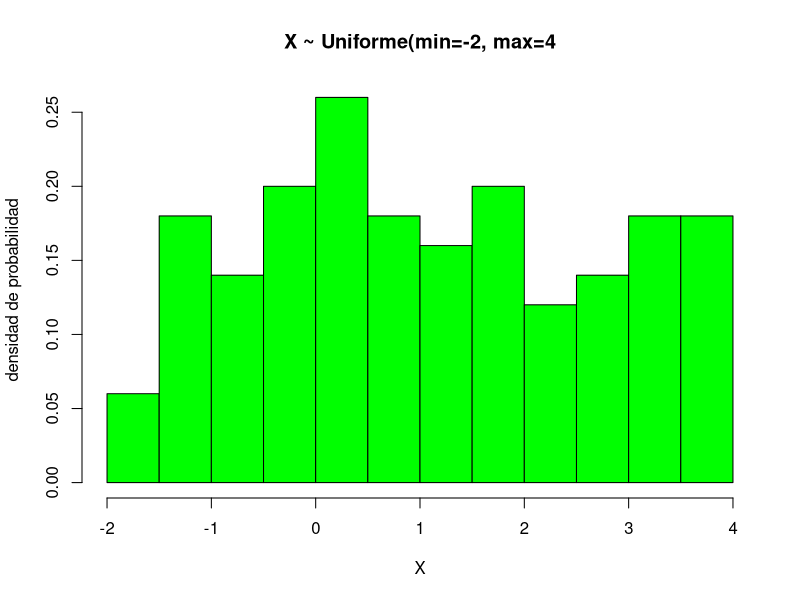
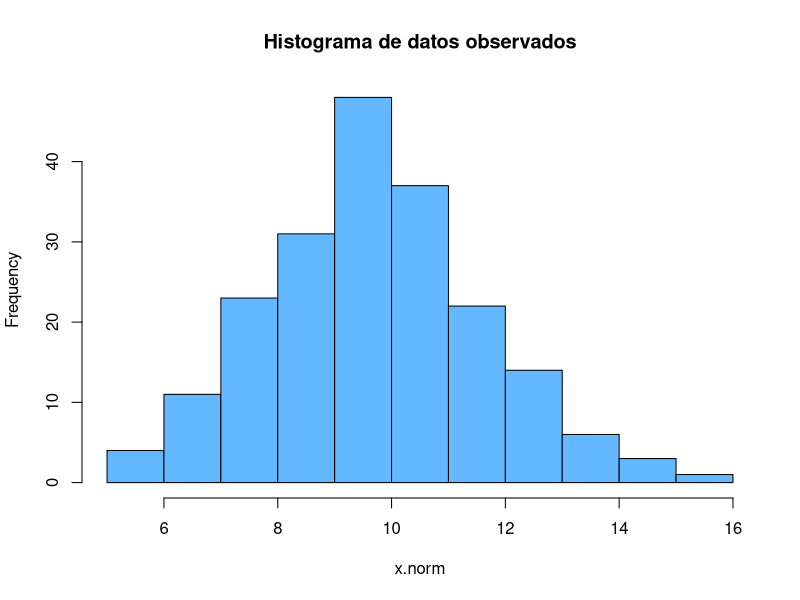
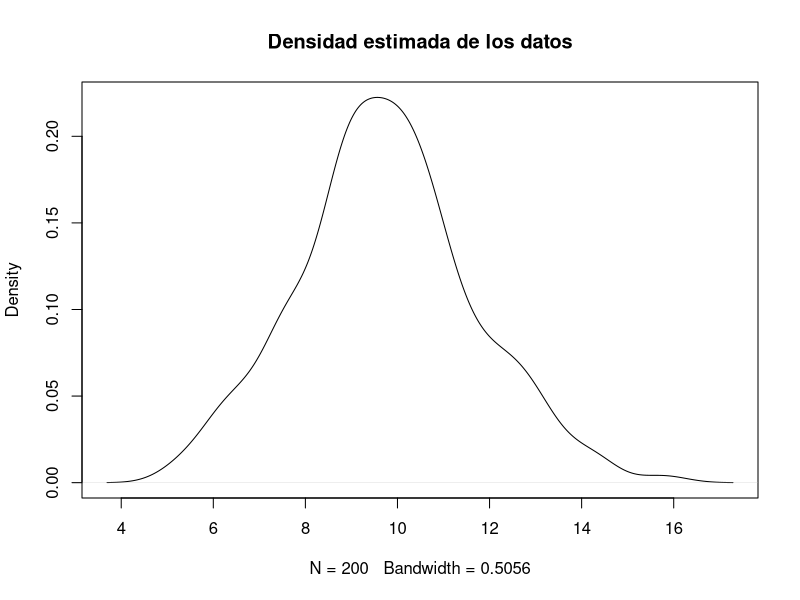
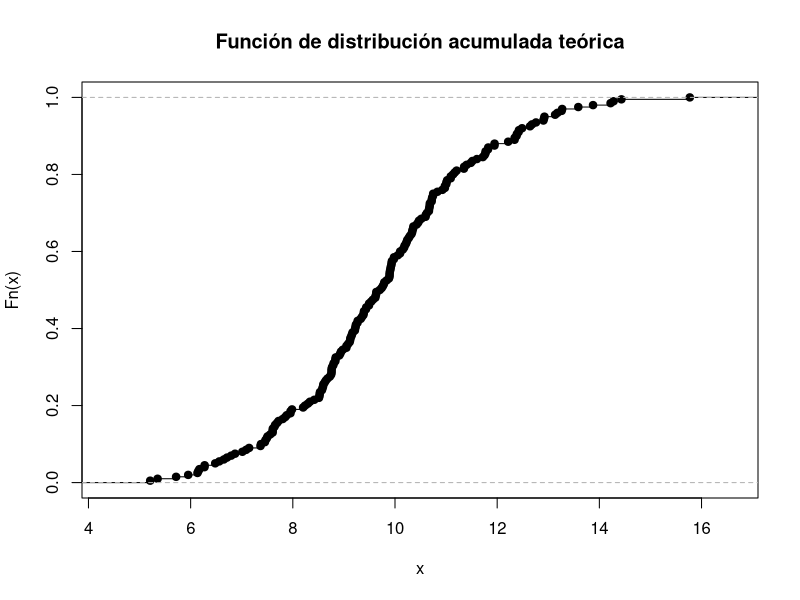
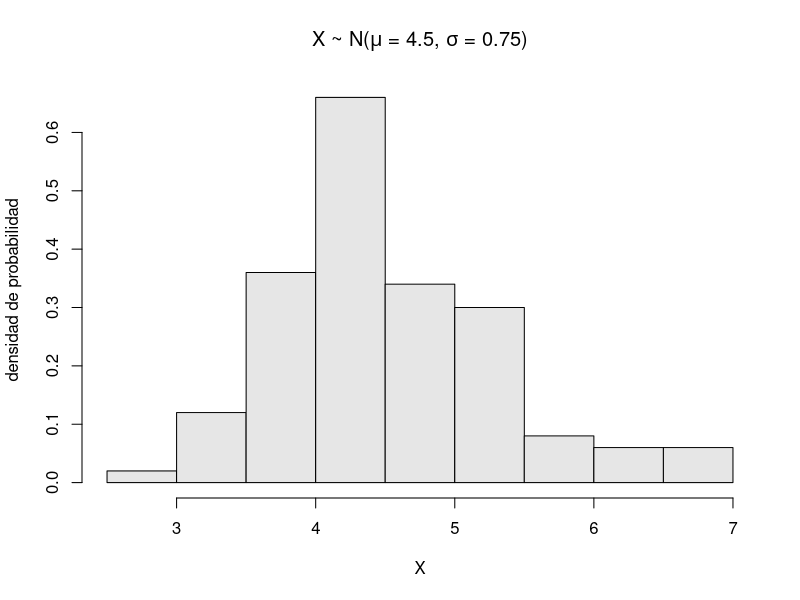
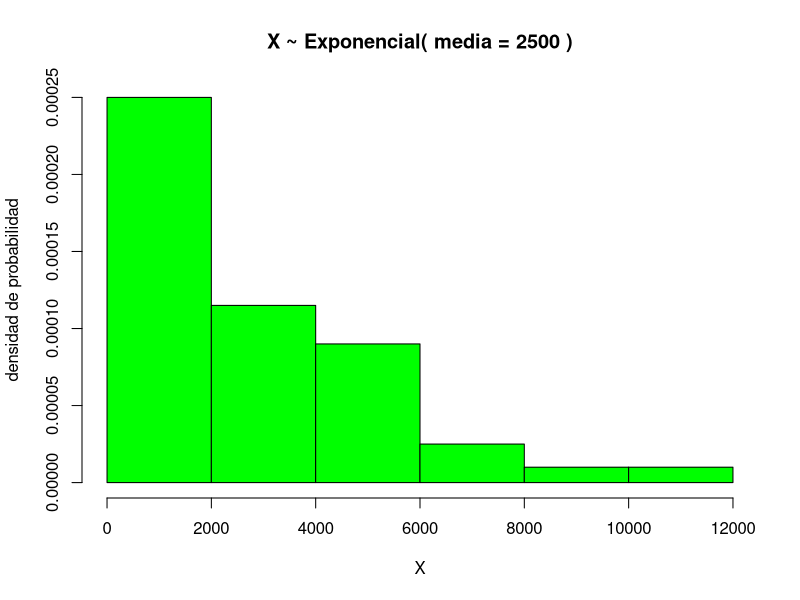

Write the R code that produced these figures, in order.
## ---- chunk 1
knitr::opts_chunk$set(echo = TRUE)
## ---- chunk 2
x<-55
a=0
b<-90
#usando la función propia de R
punif(x, min=a, max=b, lower.tail=TRUE)
## ---- chunk 3
F55=punif(55, min=a, max=b, lower.tail=TRUE)
F15=punif(15, min=a, max=b, lower.tail=TRUE)
F55-F15
## ---- chunk 4
F55=punif(55, min=a, max=b, lower.tail=TRUE)
F55
## ---- chunk 5
(1-F55)*( F55-F15)
## ---- chunk 6
p<-c(0.80)
media=5
d.t=1
qnorm(p, mean=media, sd=d.t, lower.tail=TRUE)
## ---- chunk 7
p<-c(0.80)
g.l<-10
qt(p, df=g.l, lower.tail=TRUE)
## ---- chunk 8
n<-16
x<-4.5
mu=5
sigma=1
d.t=sigma/sqrt(n)
pnorm(x, mean=mu, sd=d.t, lower.tail=FALSE)
## ---- chunk 9
x<-5
teta=7
pexp(x, rate=1/teta, lower.tail=FALSE)
## ---- chunk 10
x<-3
teta=7
pexp(x, rate=1/teta, lower.tail=TRUE)
## ---- chunk 11
pexp(4, rate=1/teta, lower.tail=FALSE)
## ---- chunk 12
p<-0.9
teta<-7
qexp(p, rate=1/teta, lower.tail=TRUE)
#resultando 16.12 años.
## ---- chunk 13
qexp(0.5, rate=1/teta, lower.tail=TRUE)
## ---- chunk 14
qexp(0.68, rate=1/teta, lower.tail=TRUE)
## ---- chunk 15
qexp(0.32, rate=1/teta, lower.tail=FALSE)
## ---- chunk 16
min<- -2
max<-4
## ---- chunk 17
x=runif(100, min, max)
x
## ---- chunk 18
hist(x, main="X ~ Uniforme(min=-2, max=4", xlab="X", ylab="densidad de probabilidad", probability=TRUE, col="green")
## ---- chunk 19
#curve(dunif(x, min, max), col="blue", add=TRUE)
## ---- chunk 20

x.norm<-rnorm(n=200,mean=10, sd=2)

## ---- chunk 21
hist(x.norm, breaks = "Sturges", freq = TRUE, probability = FALSE, include.lowest = TRUE, right= TRUE, density = NULL, angle = 45, col = "steelblue1", border = NULL, main = "Histograma de datos observados", axes = TRUE, plot = TRUE, labels = FALSE)
## ---- chunk 22
plot(density(x.norm), main="Densidad estimada de los datos")
## ---- chunk 23
plot(ecdf(x.norm),main="Función de distribución acumulada teórica")
## ---- chunk 24
media<-4.5
desviacion<-0.75
## ---- chunk 25
x=rnorm(100, media, desviacion)
x
## ---- chunk 26
hist(x,main=expression(paste("X ~ N(", mu, " = 4.5, ", sigma, " = 0.75)")), xlab="X", ylab="densidad de probabilidad", probability=TRUE, col=gray(0.9))
## ---- chunk 27
#curve(dnorm(x, media, desviacion), col="red", lwd=2, add=TRUE)
## ---- chunk 28
media<-2500
razon<-1/media
n=100
## ---- chunk 29
x=rexp(n, razon)
x
## ---- chunk 30
hist(x, main="X ~ Exponencial( media = 2500 )", xlab="X", ylab="densidad de probabilidad", probability=TRUE, col="green")
## ---- chunk 31
#curve(dexp(x, razon), col="blue", lwd=2, add=TRUE)
## ---- chunk 32
x<-0.7
p<-pnorm(x, mean=1, sd=1, lower.tail = TRUE)
p
## ---- chunk 33
z<-0.7
p1<-pnorm(z, mean=0, sd=1)
p1
p2<-pnorm(z, mean=0, sd=1, lower.tail=FALSE)
p2
## ---- chunk 34
p3 <- 1-pnorm(z, mean=0, sd=1);p3
## ---- chunk 35
p<- 0.75
z<-qnorm(p, mean=0, sd=1, lower.tail = TRUE)
z
## ---- chunk 36
x<-18.55
gl<-12
p<-pchisq(x, gl, lower.tail = FALSE); p
